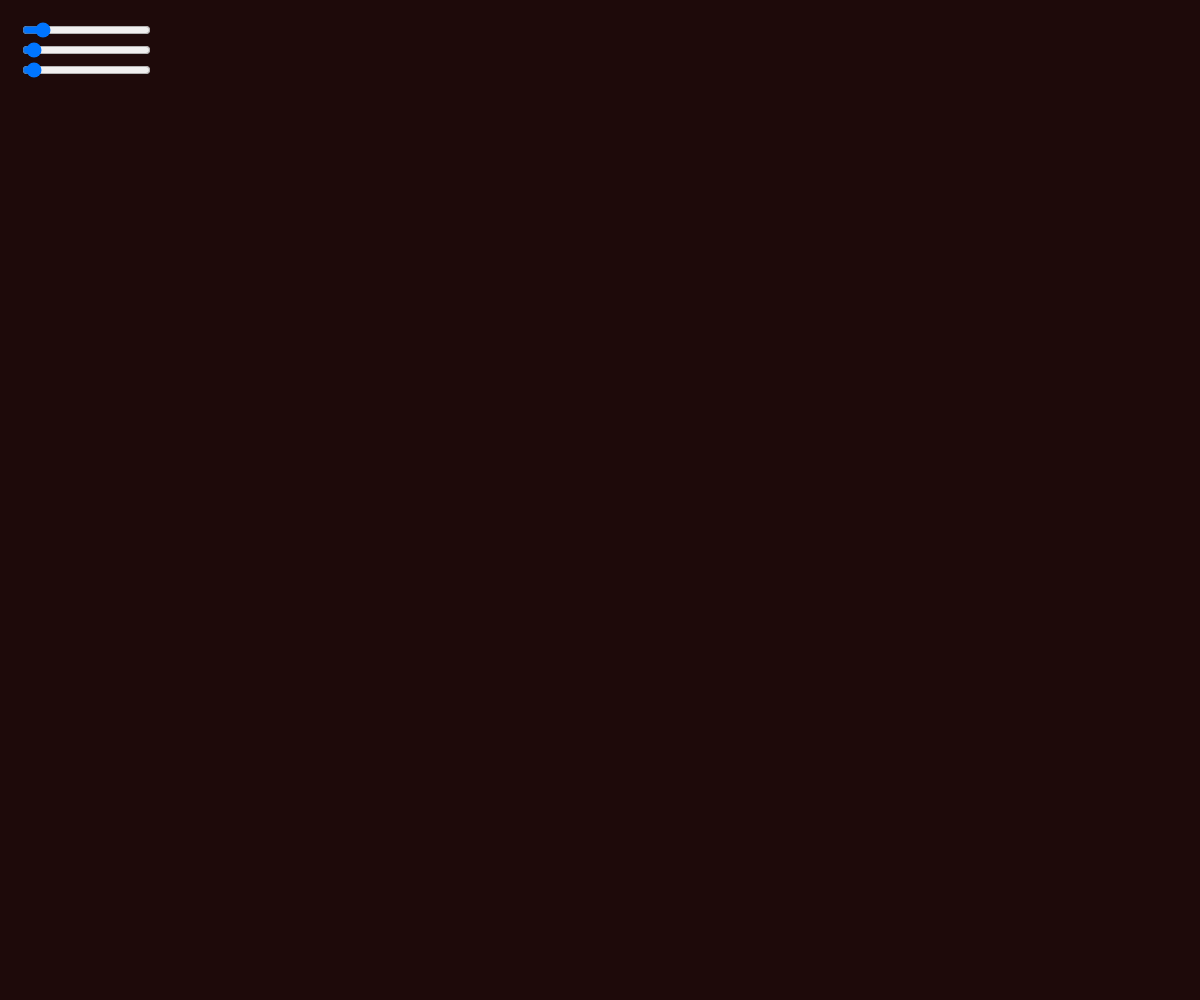
Frame 1 (no input)
Frame 60 (no input): identical to frame 1, image omitted
Frame 120 (the mouse pressed at the canvas centre since frame 60): identical to frame 1, image omitted

The p5.js sketch that drew this single still picture (run headless with seeded random() and noise() and a simulated clock; from frame 60 on, the mouse is pressed at the canvas centre):

// p5.js sketch
// ── sketch.js
let sliderRed;
let sliderGreen;
let sliderBlue;
let cnv;

function setup() {
  cnv = createCanvas(windowWidth, windowHeight);
  sliderRed = createSlider(0, 255, 30);
  sliderGreen = createSlider(0, 255, 10);
  sliderBlue = createSlider(0, 255, 10);

  sliderRed.position(20, 20);
  sliderGreen.position(20, 40);
  sliderBlue.position(20, 60);
}

function draw() {
  background(sliderRed.value(), sliderGreen.value(), sliderBlue.value());
  // ellipse(width / 2, height / 2, (sliderRed.value() + sliderGreen.value() + sliderBlue.value()) / 3);
}

function windowResized() {
  cnv = resizeCanvas(windowWidth, windowHeight);
}
